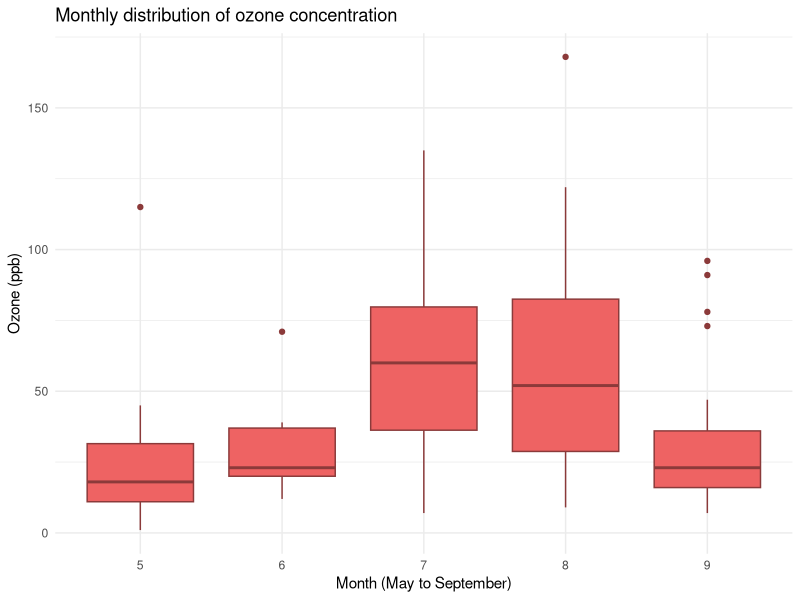
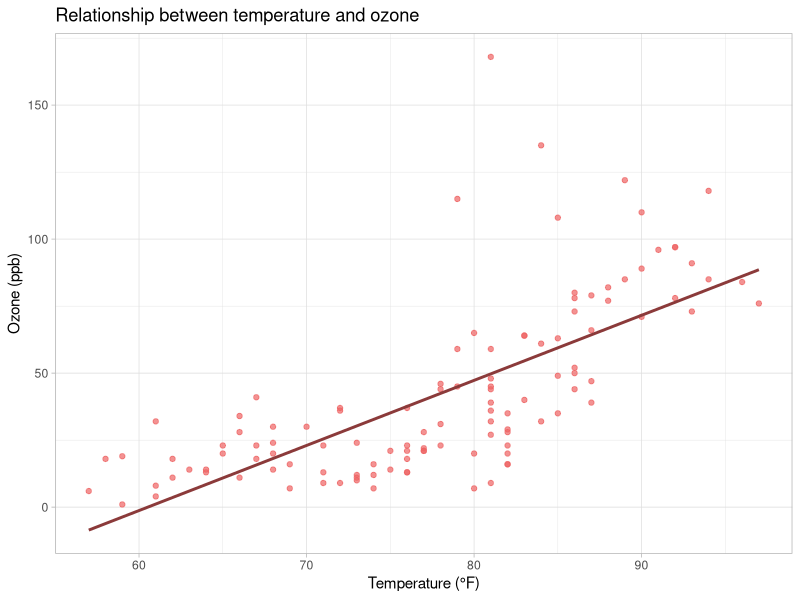
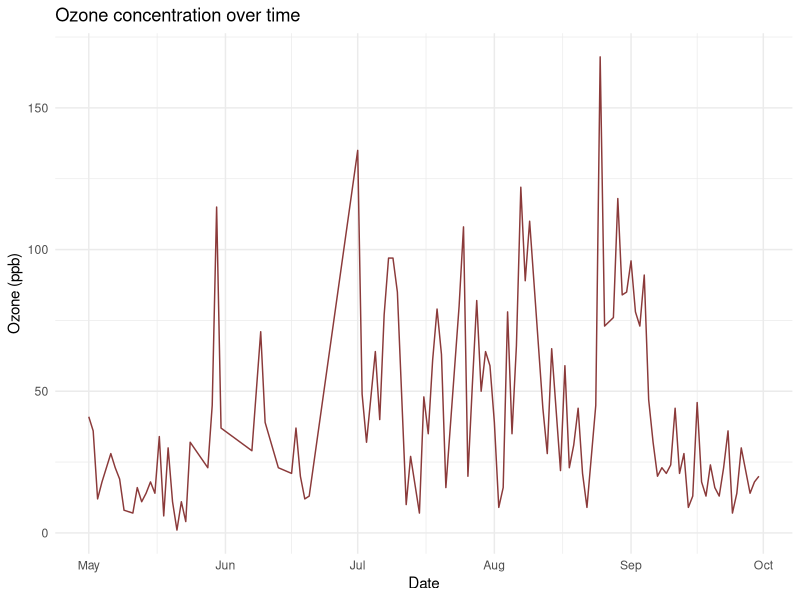

These figures' R source, in order:
## ---- chunk 1
library(dplyr)
library(ggplot2)
library(knitr)

df <- datasets::airquality
## ---- chunk 2
knitr::kable(utils::head(df, 6), caption = "First six rows of the airquality dataset")
## ---- chunk 3
df_clean <- dplyr::filter(df, !is.na(Ozone), !is.na(Temp))

summary_stats <- dplyr::summarise(
  df_clean,
  mean_ozone = round(mean(Ozone), 1),
  max_ozone = max(Ozone),
  min_ozone = min(Ozone),
  mean_temp = round(mean(Temp), 1),
  n = dplyr::n()
)

knitr::kable(summary_stats, caption = "Basic statistics on Ozone and Temperature")
## ---- chunk 4
ggplot2::ggplot(df, ggplot2::aes(x = factor(Month), y = Ozone)) +
  ggplot2::geom_boxplot(fill = "indianred2", color = "indianred4", na.rm = TRUE) +
  ggplot2::labs(title = "Monthly distribution of ozone concentration",
                x = "Month (May to September)", y = "Ozone (ppb)") +
  ggplot2::theme_minimal()
## ---- chunk 5
ggplot2::ggplot(df_clean, ggplot2::aes(x = Temp, y = Ozone)) +
  ggplot2::geom_point(color = "indianred2", alpha = 0.7) +
  ggplot2::geom_smooth(method = "lm", se = FALSE, color = "indianred4") +
  ggplot2::labs(title = "Relationship between temperature and ozone",
                x = "Temperature (°F)", y = "Ozone (ppb)") +
  ggplot2::theme_light()
## ---- chunk 6
df_date <- df %>%
  dplyr::filter(!is.na(Ozone)) %>%
  dplyr::mutate(date = base::as.Date(paste(1973, Month, Day, sep = "-")))

ggplot2::ggplot(df_date, ggplot2::aes(x = date, y = Ozone)) +
  ggplot2::geom_line(color = "indianred4") +
  ggplot2::labs(title = "Ozone concentration over time",
                x = "Date", y = "Ozone (ppb)") +
  ggplot2::theme_minimal()
